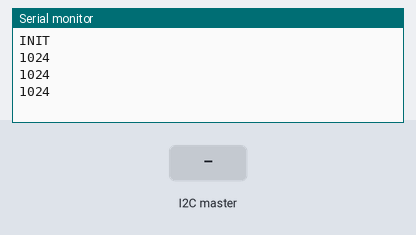
Bench run of a sketch on a simulated Arduino Nano, built with avr-gcc and run on an emulated ATmega328P. Shown: the last lines printed to the serial monitor. Inputs (shaded band) come from the test bench.

Above: at 5.2 s.
5.3 s: the I2C master sends the byte 1
At 6.1 s:
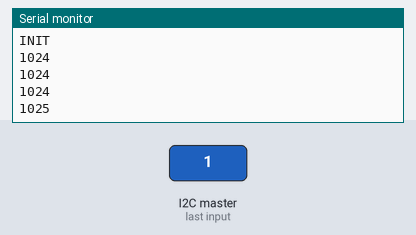
6.8 s: the I2C master sends the byte 2
At 7.6 s:
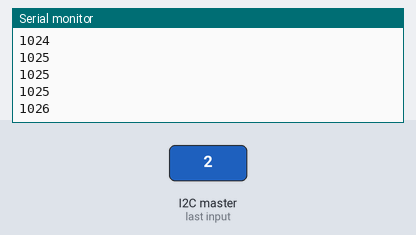
Timing chart, 0 to 9.8 s (numbered marks = the images above; inputs shaded):
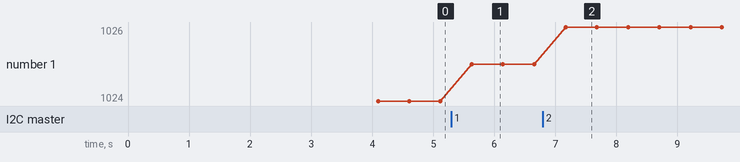

The sketch:

ModuloNET.ino
```cpp
/* =======================================================================================================================================
https://stackoverflow.com/questions/62363122/how-to-transfer-an-integer-from-an-arduino-to-another-arduino
https://forum.arduino.cc/t/serial-communication-from-arduino-nano-to-esp8266/615666
https://docs.arduino.cc/tutorials/nano-33-ble/i2c
https://docs.arduino.cc/learn/communication/wire
https://github.com/mobizt/Firebase-ESP8266
======================================================================================================================================= */

/* INCLUDE */
#include <Wire.h>
#define PIN_DATA 4
#define SET_VALUE(x) x + 1024

/* DATA */
int umidade;

/* CODE */
void setup()
{
  delay(4096);
  initWire(PIN_DATA);
  Serial.println("INIT");
}

void loop()
{
  Serial.println(SET_VALUE(umidade));
  delay(512);
}

void initWire(int init)
{
  Serial.begin(9600);
  Wire.begin(init);
  Wire.onReceive(receiveEvent);
}

void receiveEvent(int howMany)
{
  umidade = Wire.read();
}
```

Measured:
- after the input at 5.3 s, the serial monitor: prints a new line after 0.33 s (image 1)
- after the input at 6.8 s, the serial monitor: prints a new line after 0.37 s (image 2)
- plotted number 1: 1024 → 1025 after the input at 5.3 s, 1025 → 1026 after the input at 6.8 s
